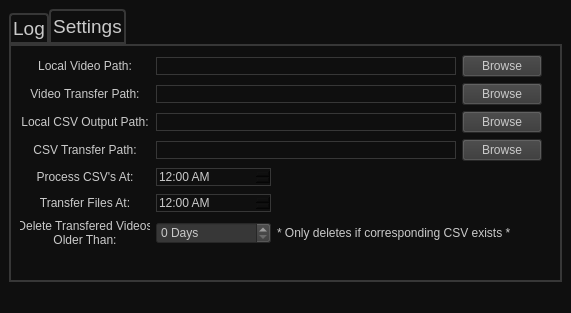
<?xml version="1.0" encoding="UTF-8"?>
<ui version="4.0">
 <class>MainWindow</class>
 <widget class="QMainWindow" name="MainWindow">
  <property name="geometry">
   <rect>
    <x>0</x>
    <y>0</y>
    <width>571</width>
    <height>313</height>
   </rect>
  </property>
  <property name="windowTitle">
   <string>PRAT Auto Processor</string>
  </property>
  <property name="styleSheet">
   <string notr="true">background-color: rgb(15,15,15);
color:rgb(202,202,202);</string>
  </property>
  <widget class="QWidget" name="centralwidget">
   <layout class="QGridLayout" name="gridLayout">
    <item row="0" column="0">
     <widget class="QTabWidget" name="main_tab_widget">
      <property name="font">
       <font>
        <pointsize>14</pointsize>
       </font>
      </property>
      <property name="styleSheet">
       <string notr="true">QTabWidget::pane{
        border: 2px solid rgb(55,55,55);
}
 
QTabBar::tab{
        border: 2px solid rgb(55,55,55);
        border-top-left-radius: 4px;
        border-top-right-radius: 4px;
        min-width: 8ex;
        padding: 2px;
}
 
QTabBar::tab:selected{
        border-bottom-color:rgb(55,55,55);
}
 
QTabBar::tab:!selected{
        margin-top: 4px;
}
 
QSpinBox{
        background-color:rgb(55,55,55);
}
 
QPushButton{
        background-color:rgb(55,55,55);
}

QLineEdit{
	border: 1px solid rgb(55,55,55);
}

QTimeEdit{
	border: 1px solid rgb(55,55,55);
}

QCheckBox:indicator{
	background-color:rgb(55,55,55);
}

QCheckBox:indicator:checked{
	background-color:green;
}</string>
      </property>
      <property name="currentIndex">
       <number>1</number>
      </property>
      <widget class="QWidget" name="tab">
       <attribute name="title">
        <string>Log</string>
       </attribute>
       <layout class="QGridLayout" name="gridLayout_3">
        <item row="0" column="0">
         <widget class="QTextBrowser" name="log_text_browser">
          <property name="sizePolicy">
           <sizepolicy hsizetype="Expanding" vsizetype="Expanding">
            <horstretch>0</horstretch>
            <verstretch>0</verstretch>
           </sizepolicy>
          </property>
          <property name="minimumSize">
           <size>
            <width>0</width>
            <height>0</height>
           </size>
          </property>
          <property name="baseSize">
           <size>
            <width>800</width>
            <height>600</height>
           </size>
          </property>
          <property name="styleSheet">
           <string notr="true">border: 1px solid rgb(55,55,55);</string>
          </property>
         </widget>
        </item>
       </layout>
      </widget>
      <widget class="QWidget" name="tab_2">
       <attribute name="title">
        <string>Settings</string>
       </attribute>
       <layout class="QGridLayout" name="gridLayout_2">
        <item row="0" column="0">
         <layout class="QVBoxLayout" name="verticalLayout">
          <item>
           <layout class="QHBoxLayout" name="horizontalLayout">
            <item>
             <widget class="QLabel" name="label">
              <property name="sizePolicy">
               <sizepolicy hsizetype="Fixed" vsizetype="Preferred">
                <horstretch>0</horstretch>
                <verstretch>0</verstretch>
               </sizepolicy>
              </property>
              <property name="minimumSize">
               <size>
                <width>130</width>
                <height>0</height>
               </size>
              </property>
              <property name="maximumSize">
               <size>
                <width>130</width>
                <height>16777215</height>
               </size>
              </property>
              <property name="text">
               <string>Local Video Path:</string>
              </property>
              <property name="alignment">
               <set>Qt::AlignCenter</set>
              </property>
             </widget>
            </item>
            <item>
             <widget class="QLineEdit" name="local_video_line_edit">
              <property name="sizePolicy">
               <sizepolicy hsizetype="Fixed" vsizetype="Fixed">
                <horstretch>0</horstretch>
                <verstretch>0</verstretch>
               </sizepolicy>
              </property>
              <property name="minimumSize">
               <size>
                <width>300</width>
                <height>0</height>
               </size>
              </property>
              <property name="text">
               <string/>
              </property>
              <property name="readOnly">
               <bool>true</bool>
              </property>
             </widget>
            </item>
            <item>
             <widget class="QPushButton" name="local_video_browse_button">
              <property name="text">
               <string>Browse</string>
              </property>
             </widget>
            </item>
           </layout>
          </item>
          <item>
           <layout class="QHBoxLayout" name="horizontalLayout_3">
            <item>
             <widget class="QLabel" name="label_3">
              <property name="sizePolicy">
               <sizepolicy hsizetype="Fixed" vsizetype="Preferred">
                <horstretch>0</horstretch>
                <verstretch>0</verstretch>
               </sizepolicy>
              </property>
              <property name="minimumSize">
               <size>
                <width>130</width>
                <height>0</height>
               </size>
              </property>
              <property name="maximumSize">
               <size>
                <width>130</width>
                <height>16777215</height>
               </size>
              </property>
              <property name="text">
               <string>Video Transfer Path:</string>
              </property>
              <property name="alignment">
               <set>Qt::AlignCenter</set>
              </property>
             </widget>
            </item>
            <item>
             <widget class="QLineEdit" name="video_transfer_line_edit">
              <property name="sizePolicy">
               <sizepolicy hsizetype="Fixed" vsizetype="Fixed">
                <horstretch>0</horstretch>
                <verstretch>0</verstretch>
               </sizepolicy>
              </property>
              <property name="minimumSize">
               <size>
                <width>300</width>
                <height>0</height>
               </size>
              </property>
              <property name="text">
               <string/>
              </property>
              <property name="readOnly">
               <bool>true</bool>
              </property>
             </widget>
            </item>
            <item>
             <widget class="QPushButton" name="video_transfer_browse_button">
              <property name="text">
               <string>Browse</string>
              </property>
             </widget>
            </item>
           </layout>
          </item>
          <item>
           <layout class="QHBoxLayout" name="horizontalLayout_4">
            <item>
             <widget class="QLabel" name="label_4">
              <property name="sizePolicy">
               <sizepolicy hsizetype="Fixed" vsizetype="Preferred">
                <horstretch>0</horstretch>
                <verstretch>0</verstretch>
               </sizepolicy>
              </property>
              <property name="minimumSize">
               <size>
                <width>130</width>
                <height>0</height>
               </size>
              </property>
              <property name="maximumSize">
               <size>
                <width>130</width>
                <height>16777215</height>
               </size>
              </property>
              <property name="text">
               <string>Local CSV Output Path:</string>
              </property>
              <property name="alignment">
               <set>Qt::AlignCenter</set>
              </property>
             </widget>
            </item>
            <item>
             <widget class="QLineEdit" name="local_csv_line_edit">
              <property name="sizePolicy">
               <sizepolicy hsizetype="Fixed" vsizetype="Fixed">
                <horstretch>0</horstretch>
                <verstretch>0</verstretch>
               </sizepolicy>
              </property>
              <property name="minimumSize">
               <size>
                <width>300</width>
                <height>0</height>
               </size>
              </property>
              <property name="text">
               <string/>
              </property>
              <property name="readOnly">
               <bool>true</bool>
              </property>
             </widget>
            </item>
            <item>
             <widget class="QPushButton" name="local_csv_browse_button">
              <property name="text">
               <string>Browse</string>
              </property>
             </widget>
            </item>
           </layout>
          </item>
          <item>
           <layout class="QHBoxLayout" name="horizontalLayout_5">
            <item>
             <widget class="QLabel" name="label_5">
              <property name="sizePolicy">
               <sizepolicy hsizetype="Fixed" vsizetype="Preferred">
                <horstretch>0</horstretch>
                <verstretch>0</verstretch>
               </sizepolicy>
              </property>
              <property name="minimumSize">
               <size>
                <width>130</width>
                <height>0</height>
               </size>
              </property>
              <property name="maximumSize">
               <size>
                <width>130</width>
                <height>16777215</height>
               </size>
              </property>
              <property name="text">
               <string>CSV Transfer Path:</string>
              </property>
              <property name="alignment">
               <set>Qt::AlignCenter</set>
              </property>
             </widget>
            </item>
            <item>
             <widget class="QLineEdit" name="csv_transfer_line_edit">
              <property name="sizePolicy">
               <sizepolicy hsizetype="Fixed" vsizetype="Fixed">
                <horstretch>0</horstretch>
                <verstretch>0</verstretch>
               </sizepolicy>
              </property>
              <property name="minimumSize">
               <size>
                <width>300</width>
                <height>0</height>
               </size>
              </property>
              <property name="text">
               <string/>
              </property>
              <property name="readOnly">
               <bool>true</bool>
              </property>
             </widget>
            </item>
            <item>
             <widget class="QPushButton" name="csv_transfer_browse_button">
              <property name="text">
               <string>Browse</string>
              </property>
             </widget>
            </item>
           </layout>
          </item>
          <item>
           <layout class="QHBoxLayout" name="horizontalLayout_2">
            <item>
             <widget class="QLabel" name="label_2">
              <property name="sizePolicy">
               <sizepolicy hsizetype="Fixed" vsizetype="Preferred">
                <horstretch>0</horstretch>
                <verstretch>0</verstretch>
               </sizepolicy>
              </property>
              <property name="minimumSize">
               <size>
                <width>130</width>
                <height>0</height>
               </size>
              </property>
              <property name="maximumSize">
               <size>
                <width>130</width>
                <height>16777215</height>
               </size>
              </property>
              <property name="text">
               <string>Process CSV's At:</string>
              </property>
              <property name="alignment">
               <set>Qt::AlignCenter</set>
              </property>
             </widget>
            </item>
            <item>
             <widget class="QTimeEdit" name="process_csv_time_edit">
              <property name="sizePolicy">
               <sizepolicy hsizetype="Fixed" vsizetype="Fixed">
                <horstretch>0</horstretch>
                <verstretch>0</verstretch>
               </sizepolicy>
              </property>
              <property name="minimumSize">
               <size>
                <width>115</width>
                <height>0</height>
               </size>
              </property>
              <property name="displayFormat">
               <string>h:mm AP</string>
              </property>
             </widget>
            </item>
            <item>
             <spacer name="horizontalSpacer_2">
              <property name="orientation">
               <enum>Qt::Horizontal</enum>
              </property>
              <property name="sizeHint" stdset="0">
               <size>
                <width>40</width>
                <height>20</height>
               </size>
              </property>
             </spacer>
            </item>
           </layout>
          </item>
          <item>
           <layout class="QHBoxLayout" name="horizontalLayout_7">
            <item>
             <widget class="QLabel" name="label_7">
              <property name="sizePolicy">
               <sizepolicy hsizetype="Fixed" vsizetype="Preferred">
                <horstretch>0</horstretch>
                <verstretch>0</verstretch>
               </sizepolicy>
              </property>
              <property name="minimumSize">
               <size>
                <width>130</width>
                <height>0</height>
               </size>
              </property>
              <property name="maximumSize">
               <size>
                <width>130</width>
                <height>16777215</height>
               </size>
              </property>
              <property name="text">
               <string>Transfer Files At:</string>
              </property>
              <property name="alignment">
               <set>Qt::AlignCenter</set>
              </property>
             </widget>
            </item>
            <item>
             <widget class="QTimeEdit" name="transfer_time_edit">
              <property name="sizePolicy">
               <sizepolicy hsizetype="Fixed" vsizetype="Fixed">
                <horstretch>0</horstretch>
                <verstretch>0</verstretch>
               </sizepolicy>
              </property>
              <property name="minimumSize">
               <size>
                <width>115</width>
                <height>0</height>
               </size>
              </property>
              <property name="displayFormat">
               <string>h:mm AP</string>
              </property>
             </widget>
            </item>
            <item>
             <spacer name="horizontalSpacer_3">
              <property name="orientation">
               <enum>Qt::Horizontal</enum>
              </property>
              <property name="sizeHint" stdset="0">
               <size>
                <width>40</width>
                <height>20</height>
               </size>
              </property>
             </spacer>
            </item>
           </layout>
          </item>
          <item>
           <layout class="QHBoxLayout" name="horizontalLayout_6">
            <item>
             <widget class="QLabel" name="label_6">
              <property name="sizePolicy">
               <sizepolicy hsizetype="Fixed" vsizetype="Preferred">
                <horstretch>0</horstretch>
                <verstretch>0</verstretch>
               </sizepolicy>
              </property>
              <property name="minimumSize">
               <size>
                <width>130</width>
                <height>0</height>
               </size>
              </property>
              <property name="maximumSize">
               <size>
                <width>130</width>
                <height>16777215</height>
               </size>
              </property>
              <property name="text">
               <string>Delete Transfered Videos
Older Than:</string>
              </property>
              <property name="alignment">
               <set>Qt::AlignCenter</set>
              </property>
             </widget>
            </item>
            <item>
             <widget class="QSpinBox" name="cleanup_age_spin_box">
              <property name="sizePolicy">
               <sizepolicy hsizetype="Fixed" vsizetype="Fixed">
                <horstretch>0</horstretch>
                <verstretch>0</verstretch>
               </sizepolicy>
              </property>
              <property name="minimumSize">
               <size>
                <width>115</width>
                <height>0</height>
               </size>
              </property>
              <property name="suffix">
               <string> Days</string>
              </property>
              <property name="maximum">
               <number>999999999</number>
              </property>
             </widget>
            </item>
            <item>
             <widget class="QLabel" name="label_8">
              <property name="text">
               <string>* Only deletes if corresponding CSV exists *</string>
              </property>
             </widget>
            </item>
            <item>
             <spacer name="horizontalSpacer_4">
              <property name="orientation">
               <enum>Qt::Horizontal</enum>
              </property>
              <property name="sizeHint" stdset="0">
               <size>
                <width>40</width>
                <height>20</height>
               </size>
              </property>
             </spacer>
            </item>
           </layout>
          </item>
         </layout>
        </item>
        <item row="0" column="1">
         <layout class="QVBoxLayout" name="verticalLayout_2">
          <item>
           <spacer name="horizontalSpacer">
            <property name="orientation">
             <enum>Qt::Horizontal</enum>
            </property>
            <property name="sizeHint" stdset="0">
             <size>
              <width>40</width>
              <height>20</height>
             </size>
            </property>
           </spacer>
          </item>
         </layout>
        </item>
        <item row="1" column="0">
         <spacer name="verticalSpacer">
          <property name="orientation">
           <enum>Qt::Vertical</enum>
          </property>
          <property name="sizeHint" stdset="0">
           <size>
            <width>20</width>
            <height>40</height>
           </size>
          </property>
         </spacer>
        </item>
       </layout>
      </widget>
     </widget>
    </item>
   </layout>
  </widget>
  <widget class="QStatusBar" name="statusbar"/>
 </widget>
 <resources/>
 <connections/>
</ui>
